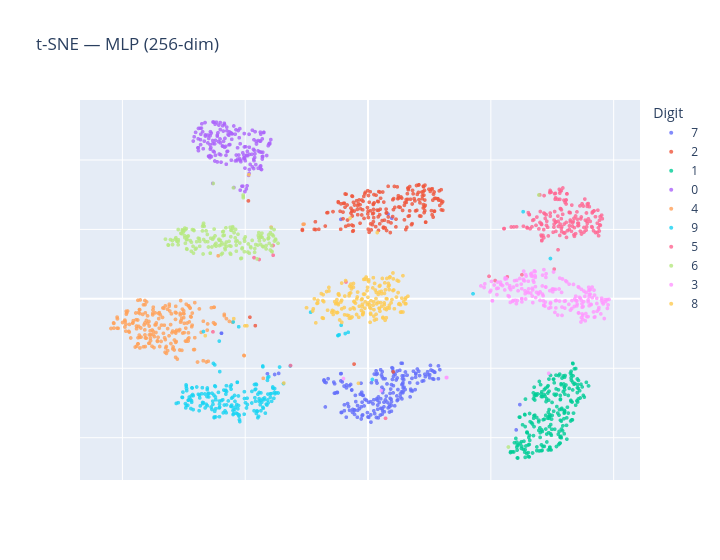

The cell this chart's notebook holds for it:
### Code cell
embs, labs = extract_embeddings(mlp, test_loader)
"""Extract MLP hidden representations and labels from the test set."""
plot_tsne(embs, labs, 'MLP (256-dim)')
"""Plot the MLP embedding space in 2D using t-SNE."""

### Figure 1 — Plotly figure (JSON) as saved in the notebook; plotly's stock layout.template omitted (floating-point values rounded to 4 significant figures; data arrays with more than 128 entries replaced by an {"elided": "..."} marker saying what was removed)
{"data": [{"hovertemplate": "digit=7<br>x=%{x}<br>y=%{y}<extra></extra>", "legendgroup": "7", "marker": {"color": "#636EFA", "opacity": 0.8, "size": 4, "symbol": "circle"}, "mode": "markers", "name": "7", "showlegend": true, "type": "scattergl", "x": {"elided": "197 float values"}, "xaxis": "x", "y": {"elided": "197 float values"}, "yaxis": "y"}, {"hovertemplate": "digit=2<br>x=%{x}<br>y=%{y}<extra></extra>", "legendgroup": "2", "marker": {"color": "#EF553B", "opacity": 0.8, "size": 4, "symbol": "circle"}, "mode": "markers", "name": "2", "showlegend": true, "type": "scattergl", "x": {"elided": "210 float values"}, "xaxis": "x", "y": {"elided": "210 float values"}, "yaxis": "y"}, {"hovertemplate": "digit=1<br>x=%{x}<br>y=%{y}<extra></extra>", "legendgroup": "1", "marker": {"color": "#00CC96", "opacity": 0.8, "size": 4, "symbol": "circle"}, "mode": "markers", "name": "1", "showlegend": true, "type": "scattergl", "x": {"elided": "226 float values"}, "xaxis": "x", "y": {"elided": "226 float values"}, "yaxis": "y"}, {"hovertemplate": "digit=0<br>x=%{x}<br>y=%{y}<extra></extra>", "legendgroup": "0", "marker": {"color": "#AB63FA", "opacity": 0.8, "size": 4, "symbol": "circle"}, "mode": "markers", "name": "0", "showlegend": true, "type": "scattergl", "x": {"elided": "170 float values"}, "xaxis": "x", "y": {"elided": "170 float values"}, "yaxis": "y"}, {"hovertemplate": "digit=4<br>x=%{x}<br>y=%{y}<extra></extra>", "legendgroup": "4", "marker": {"color": "#FFA15A", "opacity": 0.8, "size": 4, "symbol": "circle"}, "mode": "markers", "name": "4", "showlegend": true, "type": "scattergl", "x": {"elided": "206 float values"}, "xaxis": "x", "y": {"elided": "206 float values"}, "yaxis": "y"}, {"hovertemplate": "digit=9<br>x=%{x}<br>y=%{y}<extra></extra>", "legendgroup": "9", "marker": {"color": "#19D3F3", "opacity": 0.8, "size": 4, "symbol": "circle"}, "mode": "markers", "name": "9", "showlegend": true, "type": "scattergl", "x": {"elided": "189 float values"}, "xaxis": "x", "y": {"elided": "189 float values"}, "yaxis": "y"}, {"hovertemplate": "digit=5<br>x=%{x}<br>y=%{y}<extra></extra>", "legendgroup": "5", "marker": {"color": "#FF6692", "opacity": 0.8, "size": 4, "symbol": "circle"}, "mode": "markers", "name": "5", "showlegend": true, "type": "scattergl", "x": {"elided": "172 float values"}, "xaxis": "x", "y": {"elided": "172 float values"}, "yaxis": "y"}, {"hovertemplate": "digit=6<br>x=%{x}<br>y=%{y}<extra></extra>", "legendgroup": "6", "marker": {"color": "#B6E880", "opacity": 0.8, "size": 4, "symbol": "circle"}, "mode": "markers", "name": "6", "showlegend": true, "type": "scattergl", "x": {"elided": "166 float values"}, "xaxis": "x", "y": {"elided": "166 float values"}, "yaxis": "y"}, {"hovertemplate": "digit=3<br>x=%{x}<br>y=%{y}<extra></extra>", "legendgroup": "3", "marker": {"color": "#FF97FF", "opacity": 0.8, "size": 4, "symbol": "circle"}, "mode": "markers", "name": "3", "showlegend": true, "type": "scattergl", "x": {"elided": "199 float values"}, "xaxis": "x", "y": {"elided": "199 float values"}, "yaxis": "y"}, {"hovertemplate": "digit=8<br>x=%{x}<br>y=%{y}<extra></extra>", "legendgroup": "8", "marker": {"color": "#FECB52", "opacity": 0.8, "size": 4, "symbol": "circle"}, "mode": "markers", "name": "8", "showlegend": true, "type": "scattergl", "x": {"elided": "185 float values"}, "xaxis": "x", "y": {"elided": "185 float values"}, "yaxis": "y"}], "layout": {"height": 560, "legend": {"title": {"text": "Digit"}, "tracegroupgap": 0}, "title": {"text": "t-SNE — MLP (256-dim)"}, "width": 720, "xaxis": {"anchor": "y", "domain": [0, 1], "showticklabels": false, "title": {"text": ""}}, "yaxis": {"anchor": "x", "domain": [0, 1], "showticklabels": false, "title": {"text": ""}}}}
